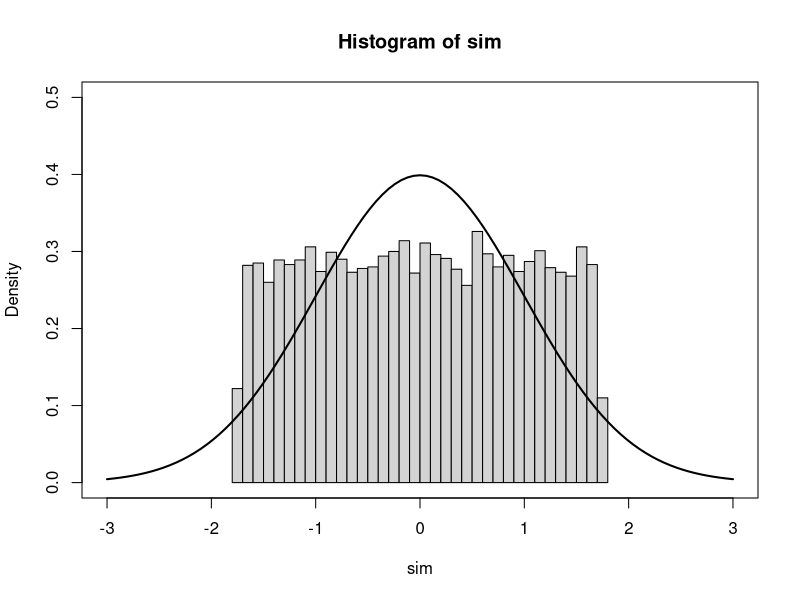
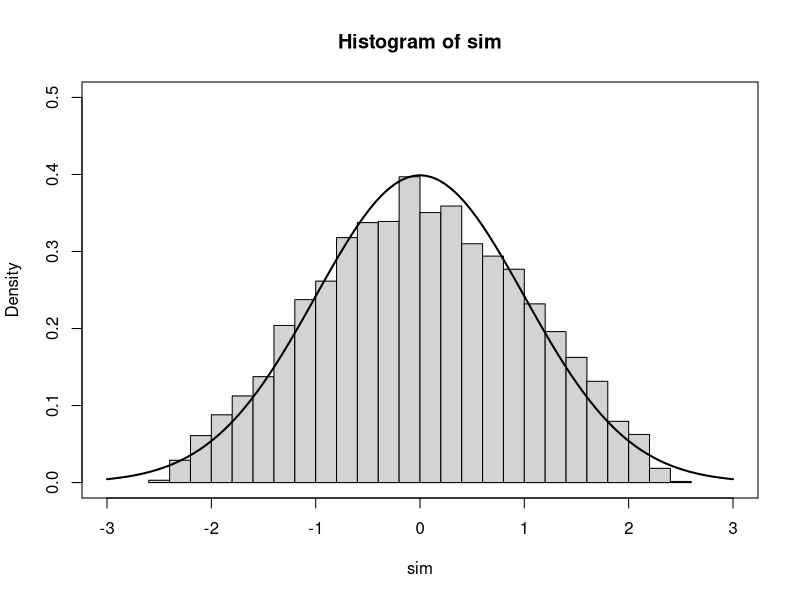
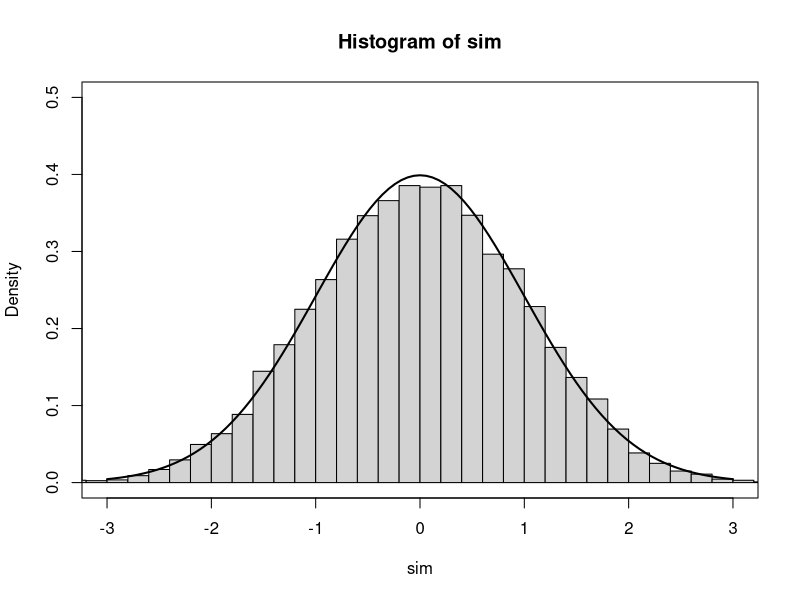

Source code (R) for these figures, in order:
##################################################################################
#  Example 1
##################################################################################
rm(list= ls())

# P(T<=1)
pexp(1 , rate = 0.5)

# P(T>3)
1-pexp(3 , rate = 0.5)

# P(1<T<=3)
pexp(3 , rate = 0.5) - pexp(1 , rate = 0.5)

##################################################################################
#  Example 2
##################################################################################
rm(list= ls())

qcauchy(p = 0.99)


##################################################################################
#  Example 3
##################################################################################
rm(list= ls())
# P(X>=3)
1 - dpois(x = 0, lambda = 3.2) - dpois(x = 1, lambda = 3.2)- dpois(x = 2, lambda = 3.2)

# P(B)
p.b <- dpois(x = 1, lambda = 0.8)

# P(C)
p.c <-  1 - dpois(x = 0, lambda = 2.4) - dpois(x = 1, lambda = 2.4)

# P(A) = P(B) P(C)

p.a = p.b*p.c

p.a


##################################################################################
#  Central Limit Theorem
##################################################################################
rm(list= ls())


#####################################################
# Central Limit Theorem
#####################################################
#--------------------
# One variable
#--------------------
# simulated data
set.seed(1234)
sim <- runif(10000, min = -0.5, max = 0.5)
# standardized simulated data
sim <- scale(sim)
hist(sim, probability = T, xlim = c(-3,3), ylim = c(0,0.5), breaks = 30)
curve(dnorm, -3,3, lwd = 2, add = T)
box()
#--------------------
# Three variables
#--------------------
# simulated data
set.seed(1234)
# The three original variables
sim0 <- matrix(0, ncol = 2, nrow = 10000)
for(i in 1:2) sim0[,i] <- runif(10000, min = -0.5, max = 0.5)
head(sim0)
# produce the sum of the 2 variables
sim <- rowMeans(sim0)
# standardized simulated data
sim <- scale(sim)
hist(sim, probability = T, xlim = c(-3,3), ylim = c(0,0.5), breaks = 30)
curve(dnorm, -3,3, lwd = 2, add = T)
box()
#--------------------
# Ten variables
#--------------------
# simulated data
set.seed(1234)
# The ten original variables
sim0 <- matrix(0, ncol = 10, nrow = 10000)

for(i in 1:10) sim0[,i] <- runif(10000, min = -0.5, max = 0.5)
head(sim0)
# produce the sum of the 3 variables
sim <- rowMeans(sim0)
# standardized simulated data
sim <- scale(sim)
hist(sim, probability = T, xlim = c(-3,3), ylim = c(0,0.5), breaks = 30)
curve(dnorm, -3,3, lwd = 2, add = T)
box()